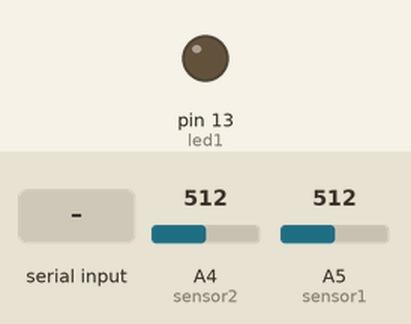
A sketch run on a simulated Arduino Leonardo, built with avr-gcc and run on an emulated ATmega32U4. Shown: output pins drawn as LEDs (lit = HIGH). Dashed ring = blinking. Inputs (shaded band) come from the test bench; at power-on: A4 (sensor2) = 512, A5 (sensor1) = 512. USB keyboard and mouse output is not drawn.

Above: at 2.2 s.
2.3 s: "1" received over the second serial link
At 3.5 s:
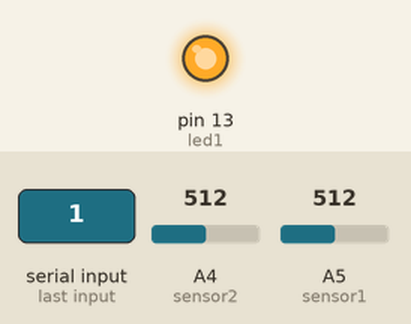
4.1 s: A4 (sensor2) set to 415
5.6 s: A4 (sensor2) set to 384
At 5.87 s:
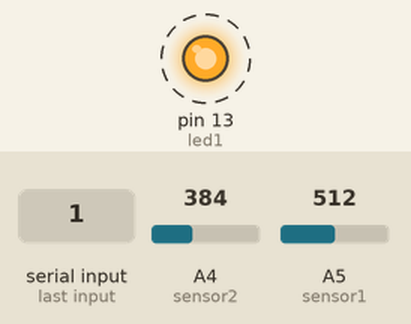
8.6 s: A4 (sensor2) set to 511
At 9.8 s:
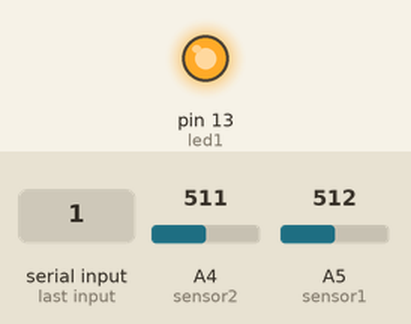
10.1 s: A4 (sensor2) set to 306
At 10.38 s:
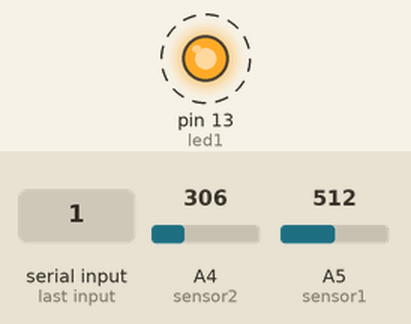
Timing chart, 0 to 14.1 s (numbered marks = the images above; inputs shaded):
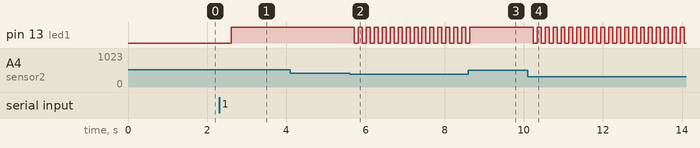

The sketch:

prueba-rn42-v2.ino
```cpp
//char msg;
//int th; //Threslhold.
//int sensor1 = 5;
//int sensor2 = 4;
//int led1 = 13;
//int sensor1Reading;
//int sensor2Reading;
//int delay1 = 100;
//
//void setup()
//{
//  Serial1.begin(9600);  // Begin the serial monitor at 9600bps
//  delay(100);
//  Serial1.println("Hello from Arduino"); // Send test message to other device.
//  pinMode(led1, OUTPUT);
//  th = 1023;
//}
//void loop() {
//  //BT message.
//  if (Serial1.available()) { //If text arrived in from BT serial...
//    msg = (Serial1.read());
//    if (msg == '1')
//    {
//      digitalWrite(led1, HIGH);
//    }
//
//    if (msg == '2')
//    {
//      digitalWrite(led1, LOW);
//    }
//  }
//}
#include<Mouse.h>
char msg;
int th; //Threslhold.
int sensor1 = 5;
int sensor2 = 4;
int led1 = 13;
int sensor1Reading;
int sensor2Reading;
int delay1 = 100;

void setup() {
  Serial1.begin(9600);
  Mouse.begin(); //Enables mouse control.
  Serial1.println("Hello from Arduino"); // Send test message to other device.
  pinMode(led1, OUTPUT);
  th = 1023;
  delay(10 * delay1);
}

void loop() {
  //BT message.
  if (Serial1.available()) { //If text arrived in from BT serial...
    msg = (Serial1.read());
    if (msg == '1')
    {
      th = 400;
      Serial1.println("");
      Serial1.print("Threshold updated: ");
      Serial1.println(th);
      Serial1.println("");
      delay(3 * delay1);
    }
    if (msg == '2')
    {
      th = 800;
      Serial1.println("");
      Serial1.print("Threshold updated: ");
      Serial1.println(th);
      Serial1.println("");
      delay(3 * delay1);

    }
    if (msg == '?')
    {
      Serial1.println("");
      Serial1.println("Send '1' to set the threshold to 400.");
      Serial1.println("Send '2' to set the threshold to 800.");
      Serial1.print("Actual threshold: ");
      Serial1.println(th);
      Serial1.println("");
      delay(3 * delay1);
    }
  }

  //SENSOR
  sensor1Reading = analogRead(sensor1);
  sensor2Reading = analogRead(sensor2);
  Serial1.print("Sensor 1 = ");
  Serial1.println(sensor1Reading);
  Serial1.print("Sensor 2 = ");
  Serial1.println(sensor2Reading);
  Serial1.println("");
  if (sensor1Reading > th) {
    digitalWrite(led1, HIGH);
    Mouse.click(MOUSE_LEFT);
    delay(delay1);
  } else {
    digitalWrite(led1, LOW);
  }
  if (sensor2Reading > th) {
    digitalWrite(led1, HIGH);
    Mouse.click(MOUSE_RIGHT);
    delay(delay1);
  } else {
    analogWrite(led1, LOW);
  }
  delay(delay1);
}
```

Measured:
- the behaviour switches between 401 and 400 on A4 (sensor2) (found by bisection; images 1 and 2)
- after the input at 2.3 s, pin 13 (led1): LOW → HIGH after 0.31 s
- after the input at 4.1 s, every drawn part: stays the same
- after the input at 5.6 s, pin 13 (led1): alternates HIGH for 0.10 s and LOW for 0.10 s, starting after 0.12 s
- after the input at 8.6 s, pin 13 (led1): goes on until 8.6 s, then stays HIGH
- after the input at 10.1 s, pin 13 (led1): alternates HIGH for 0.10 s and LOW for 0.10 s, starting after 0.14 s
